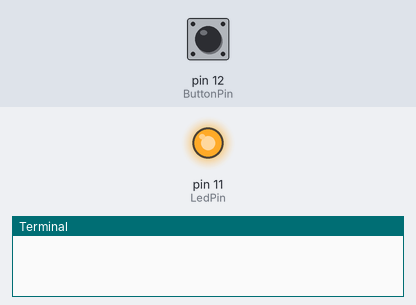
Bench run of a program on a simulated Raspberry Pi (header pin numbers). On the bench: output pins drawn as LEDs (lit = HIGH), the last lines printed to the terminal. The test bench sets the inputs (shaded band); at power-on: pin 12 (ButtonPin) HIGH.

Above: at 1.2 s.
1.3 s: pin 12 (ButtonPin) pulled LOW for 0.15 s
At 1.37 s:
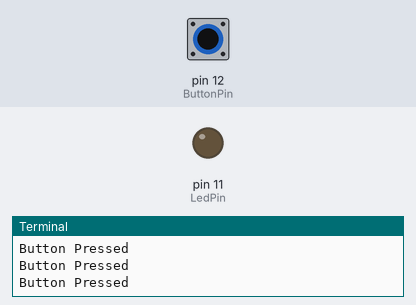
2.9 s: pin 12 (ButtonPin) pulled LOW for 3.2 s
At 7.1 s:
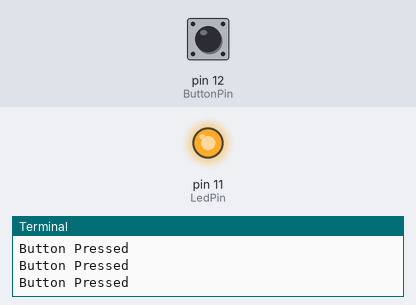
Timing chart, 0 to 8.6 s (numbered marks = the images above; inputs shaded):
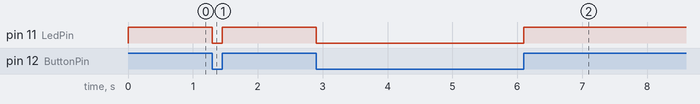

The program:

blink_button.py
```python
import RPi.GPIO as GPIO
import time

LedPin = 11
ButtonPin = 12

def setup():
	GPIO.setmode(GPIO.BOARD)       # Numbers GPIOs by physical location
	GPIO.setup(LedPin, GPIO.OUT)   # Set LedPin's mode is output
	GPIO.output(LedPin, GPIO.HIGH) # Set LedPin high(+3.3V) to off led
	GPIO.setup(ButtonPin, GPIO.IN, pull_up_down=GPIO.PUD_UP)


def run():
	while True:
		input_state = GPIO.input(ButtonPin)
		if input_state == False:
			print('Button Pressed')
			GPIO.output(LedPin, GPIO.LOW)  # led on


		if input_state == True:
			GPIO.output(LedPin, GPIO.HIGH)  # led off


def destroy():
	GPIO.output(LedPin, GPIO.HIGH)     # led off
	GPIO.cleanup()                     # Release resource


if __name__ == '__main__':
	setup()
	try:
		run()
	except KeyboardInterrupt:  # When 'Ctrl+C' is pressed, the child program destroy() will be  executed.
		destroy()
```

Measured:
- after the input at 1.3 s, pin 11 (LedPin): HIGH → LOW at once, → HIGH 0.15 s later
- after the input at 2.9 s, pin 11 (LedPin): HIGH → LOW at once, → HIGH 3.2 s later
